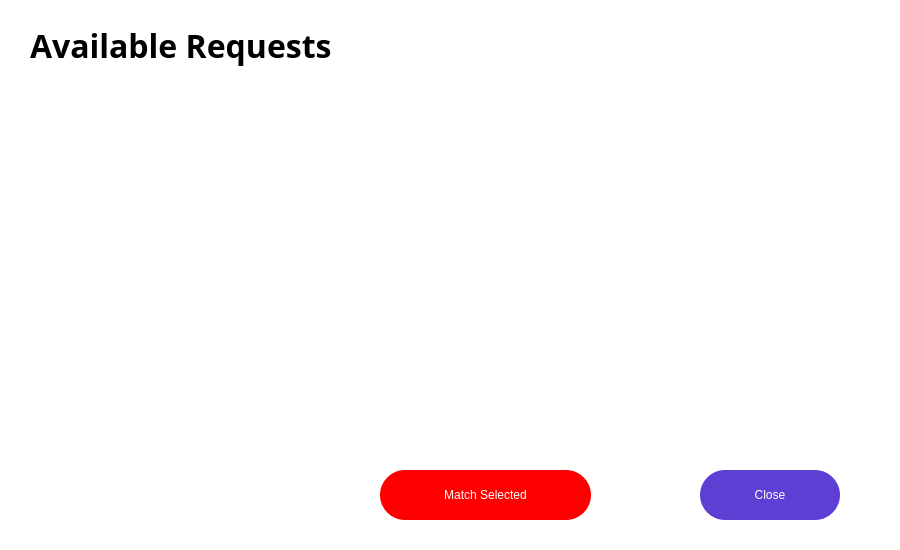
<?xml version="1.0" encoding="UTF-8"?>
<ui version="4.0">
 <class>ViewRequestsWindow</class>
 <widget class="QDialog" name="ViewRequestsWindow">
  <property name="geometry">
   <rect>
    <x>0</x>
    <y>0</y>
    <width>900</width>
    <height>550</height>
   </rect>
  </property>
  <property name="windowTitle">
   <string>Available Requests</string>
  </property>
  <property name="styleSheet">
   <string notr="true">background-color: rgb(255, 255, 255);</string>
  </property>
  <widget class="QLabel" name="titleLabel">
   <property name="geometry">
    <rect>
     <x>30</x>
     <y>20</y>
     <width>840</width>
     <height>50</height>
    </rect>
   </property>
   <property name="font">
    <font>
     <family>Open Sans</family>
     <pointsize>24</pointsize>
     <bold>true</bold>
    </font>
   </property>
   <property name="styleSheet">
    <string notr="true">color: rgb(0,0,0);</string>
   </property>
   <property name="text">
    <string>Available Requests</string>
   </property>
  </widget>
  <widget class="QTableWidget" name="requestsTable">
   <property name="geometry">
    <rect>
     <x>30</x>
     <y>90</y>
     <width>840</width>
     <height>350</height>
    </rect>
   </property>
   <property name="styleSheet">
    <string notr="true">
      font: 700 14pt &quot;Open Sans&quot;;
      color: rgb(0, 0, 0);
      background-color: rgb(255,255,255);
      border-radius: 15px;
    </string>
   </property>
  </widget>
  <widget class="QPushButton" name="matchButton">
   <property name="geometry">
    <rect>
     <x>380</x>
     <y>470</y>
     <width>211</width>
     <height>50</height>
    </rect>
   </property>
   <property name="cursor">
    <cursorShape>PointingHandCursor</cursorShape>
   </property>
   <property name="styleSheet">
    <string notr="true">
      border-radius: 25px;
      font: 700 18pt &quot;Open Sans&quot;;
      background-color: red;
      color: rgb(255, 255, 255);
    </string>
   </property>
   <property name="text">
    <string>Match Selected</string>
   </property>
  </widget>
  <widget class="QPushButton" name="closeButton">
   <property name="geometry">
    <rect>
     <x>700</x>
     <y>470</y>
     <width>140</width>
     <height>50</height>
    </rect>
   </property>
   <property name="cursor">
    <cursorShape>PointingHandCursor</cursorShape>
   </property>
   <property name="styleSheet">
    <string notr="true">
      border-radius: 25px;
      font: 700 16pt &quot;Open Sans&quot;;
      background-color: rgb(93,63,211);
      color: rgb(255, 255, 255);
    </string>
   </property>
   <property name="text">
    <string>Close</string>
   </property>
  </widget>
 </widget>
 <resources/>
 <connections/>
</ui>
